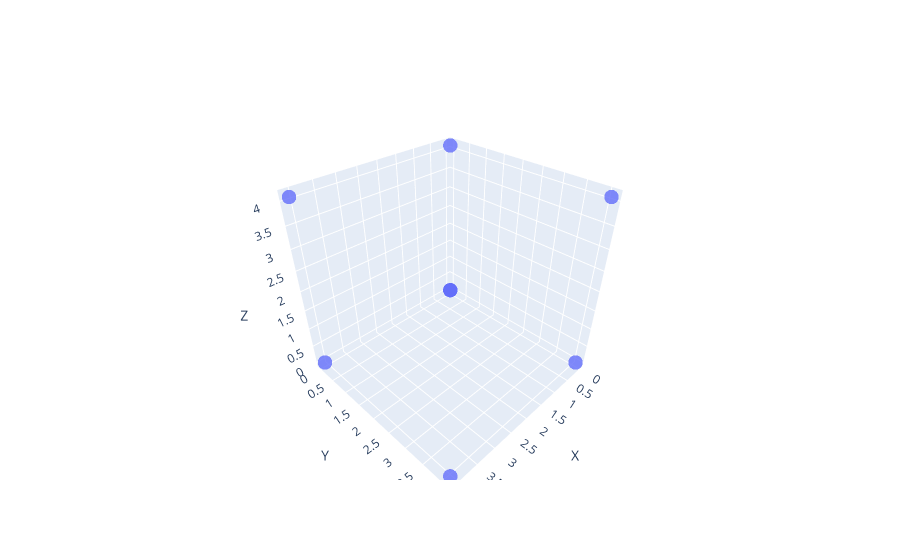

Source (notebook cell):
### Code cell
condition = unit_cell_coordinates <= 4.0849
# If you want to keep the original shape by replacing values that don't satisfy the condition with NaNs:
unit_cell_coordinates[~condition] = np.nan

plotting_struct(unit_cell_coordinates)

# Find a way to make this work if the values are different for x y and z

### Figure 1 — Plotly figure (JSON) as saved in the notebook; plotly's stock layout.template omitted (floating-point values rounded to 4 significant figures)
{"data": [{"marker": {"opacity": 0.8, "size": 5}, "mode": "markers", "type": "scatter3d", "x": [0, 0, 6.569e-16, 6.569e-16, 4.085, 4.085, 4.085, 4.085, 2.042, 2.042, 2.042, 2.042, null, null, null, null], "y": [0, 0, 4.085, 4.085, 0, 0, 4.085, 4.085, 2.042, 2.042, null, null, 2.042, 2.042, null, null], "z": [0, 4.085, 2.501e-16, 4.085, 2.501e-16, 4.085, 5.002e-16, 4.085, 2.042, null, 2.042, null, 2.042, null, 2.042, null]}], "layout": {"scene": {"xaxis": {"title": {"text": "X"}}, "yaxis": {"title": {"text": "Y"}}, "zaxis": {"title": {"text": "Z"}}}}}
